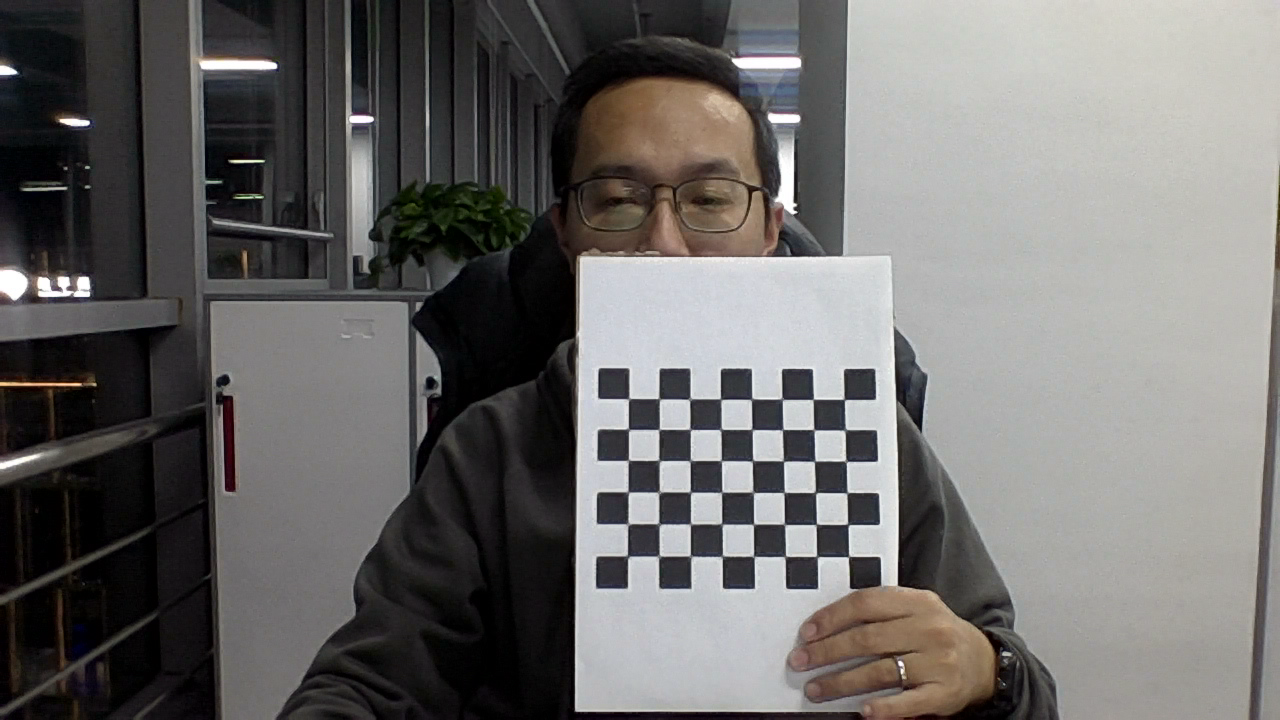
#> input picture hello_world/hello_opencv/images/Picture 2021-01-05 20-41-48.png, 1280 x 720 px; its folder holds only this picture in this run
$ python calibration.py
#> lines starting #> are read from the running program, lines starting #| are printed output that depends on the picture; after the words box and inside, x2 and y2 are one past the last pixel; in counts of white or black regions, pixels touching at a corner belong together
#!/usr/bin/env python3
import numpy as np
import cv2
import glob

# prepare object points, like (0,0,0), (1,0,0), (2,0,0) ....,(6,5,0)
# objp = np.zeros((6 * 9, 3), np.float32)
# objp[:, :2] = np.mgrid[0:9, 0:6].T.reshape(-1, 2)
CHECKERBOARD = (6, 8)
criteria = (cv2.TERM_CRITERIA_EPS + cv2.TERM_CRITERIA_MAX_ITER, 30, 0.001)
objp = np.concatenate(
    (
        np.array(np.meshgrid(np.arange(8), np.arange(6)))
        .transpose(1, 2, 0)
        .reshape(-1, 2),
        np.zeros((48, 1)),
    ),
    axis=1,
).astype(np.float32)

obj_points = []  # 3d point in real world space
img_points = []  # 2d points in image plane.

images = glob.glob("images/*.png")  # read a series of images

for image in images:
    img = cv2.imread(image)
#> img is the input picture: shape (720, 1280, 3); mean B, G, R 106, 107.3, 109.2
    gray = cv2.cvtColor(img, cv2.COLOR_BGR2GRAY)  # Convert the image to gray
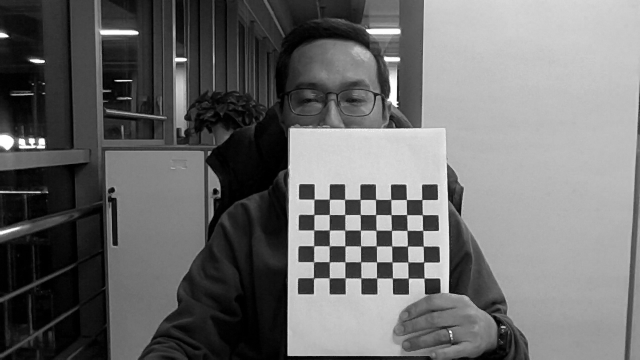
#> gray: shape (720, 1280) (shown at 1/2 size); min 0, max 255, mean 107.7

    # Find the chess board corners
    ret, corners = cv2.findChessboardCorners(gray, (8, 6), None)
#> ret = True; corners = 48 rows, first 8: [629.1, 398.8], [658.9, 398.2], [689.5, 399.5], [720.5, 398.9], [751.3, 399.5], [782.7, 398.8], [813.2, 399.2], [844.4, 399.6]
    print(ret)
#| True

    if ret:
        obj_points.append(objp)
        cv2.cornerSubPix(gray, corners, (11, 11), (-1, -1), criteria)
        img_points.append(corners)
        img = cv2.drawChessboardCorners(img, CHECKERBOARD, corners, ret)
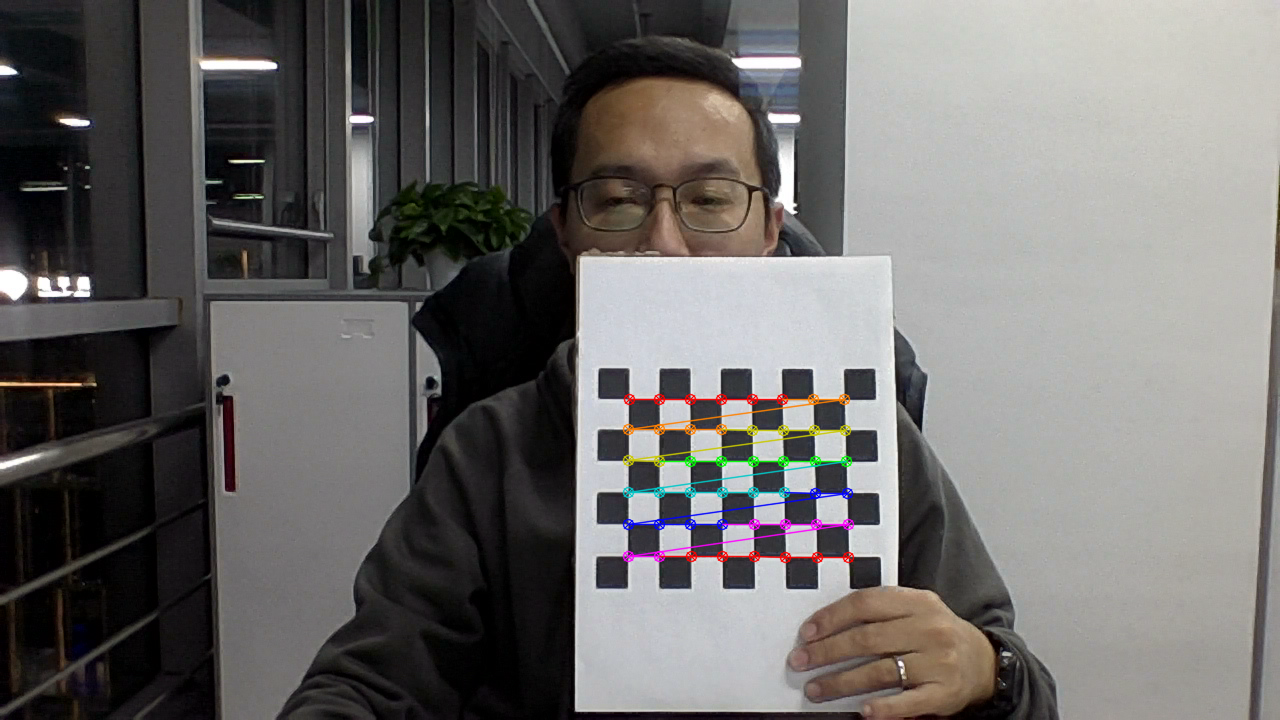
#> img: shape (720, 1280, 3); 1.18% of pixels changed, all inside (x1, y1, x2, y2) = (622, 393, 855, 564)
        cv2.imshow("img", img)
        cv2.waitKey(300)

_, M, dist, rvecs, tvecs = cv2.calibrateCamera(
    obj_points, img_points, gray.shape[::-1], None, None
)
#> M = [[1468.3, 0, 562.5], [0, 1468.2, 281.8], [0, 0, 1]]; dist = [[0.661, -6.28, -0.0172, -0.0361, 26.63]]; rvecs = ([-0.236, 0.0463, 0.00631],); tvecs = ([2.17, 3.82, 47.8],)

print("intrinsic matrix=\n", M)
#| intrinsic matrix=
#|  [[1.46834275e+03 0.00000000e+00 5.62495880e+02]
#|  [0.00000000e+00 1.46818244e+03 2.81824203e+02]
#|  [0.00000000e+00 0.00000000e+00 1.00000000e+00]]
# print("distortion coefficients=\n", dist)
# print("rotation vector for each image=", *rvecs, sep="\n")
# print("translation vector for each image=", *tvecs, sep="\n")

$ run again, on hello_world/hello_opencv/images/Picture 2021-01-05 20-53-58.png
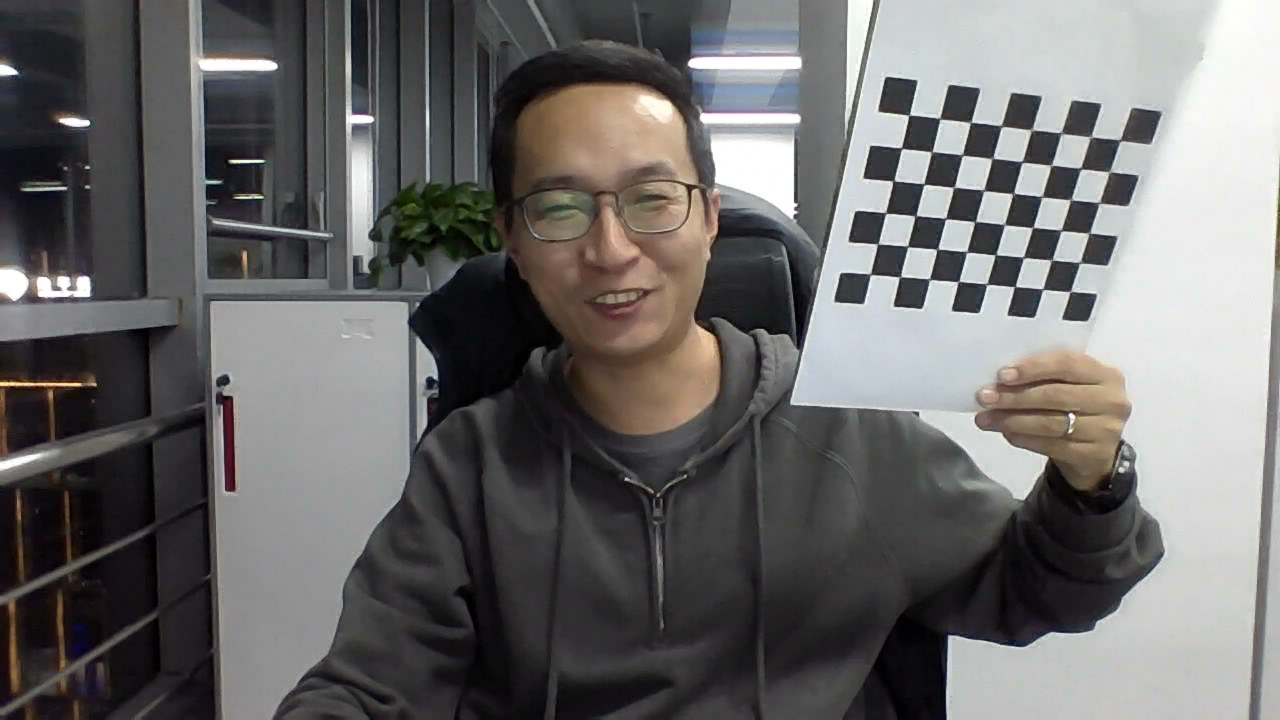
#> input picture hello_world/hello_opencv/images/Picture 2021-01-05 20-53-58.png, 1280 x 720 px
#> img is the input picture: shape (720, 1280, 3); mean B, G, R 105.3, 105.6, 107.4
#> `gray = cv2.cvtColor(img, cv2.COLOR_BGR2GRAY)`:
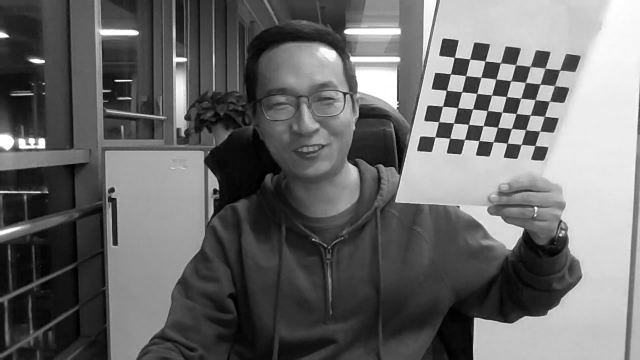
#> gray: shape (720, 1280) (shown at 1/2 size); min 0, max 255, mean 106.1
#> ret = True; corners = 48 rows, first 8: [908.6, 115.9], [940.6, 118.5], [971, 122], [1001.5, 126], [1031.5, 130], [1061.5, 133], [1090.5, 137], [1120.6, 140.9]
#| True
#> `img = cv2.drawChessboardCorners(img, CHECKERBOARD, corners, ret)`:
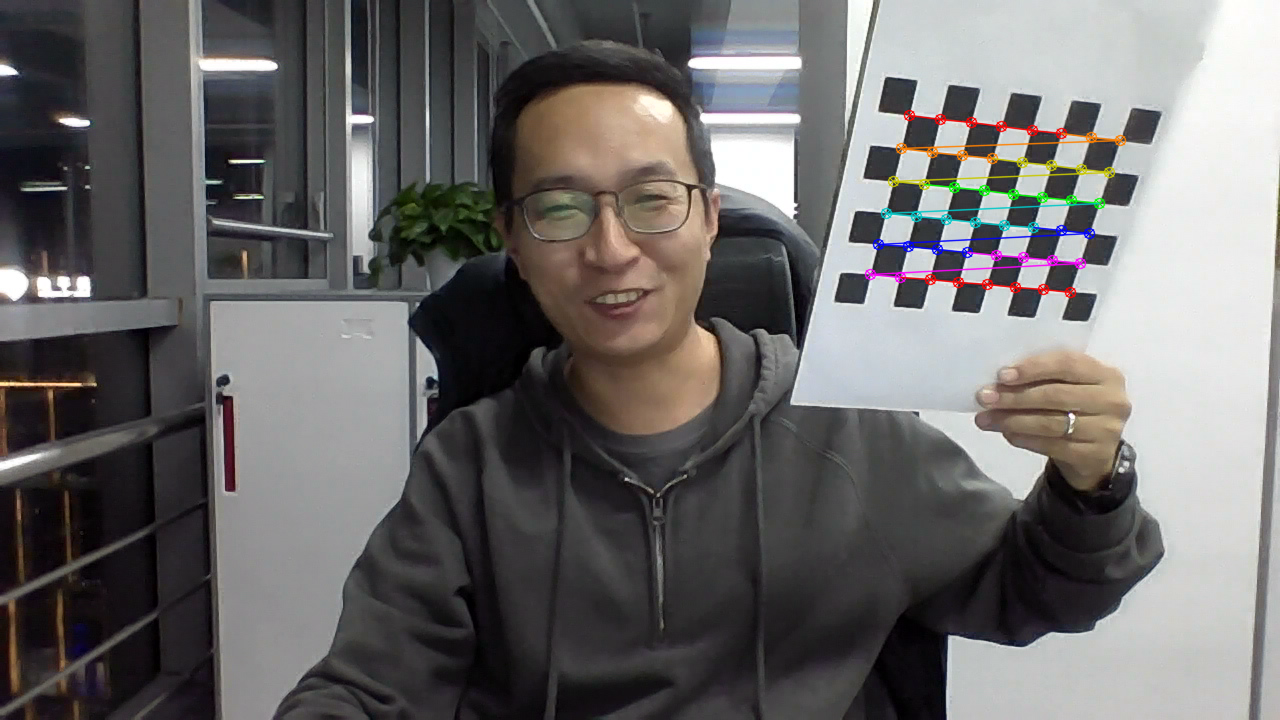
#> img: shape (720, 1280, 3); 1.14% of pixels changed, all inside (x1, y1, x2, y2) = (864, 109, 1127, 299)
#> M = [[1083.8, 0, 606.4], [0, 1160.7, 331.7], [0, 0, 1]]; dist = [[-0.117, -0.562, 0.00483, 0.0261, 1.67]]; rvecs = ([0.488, -0.131, 0.0995],); tvecs = ([9.04, -6.12, 32.56],)
#| intrinsic matrix=
#|  [[1.08380056e+03 0.00000000e+00 6.06357250e+02]
#|  [0.00000000e+00 1.16067992e+03 3.31727809e+02]
#|  [0.00000000e+00 0.00000000e+00 1.00000000e+00]]

$ run again, on hello_world/hello_opencv/images/Picture 2021-01-05 20-54-05.png
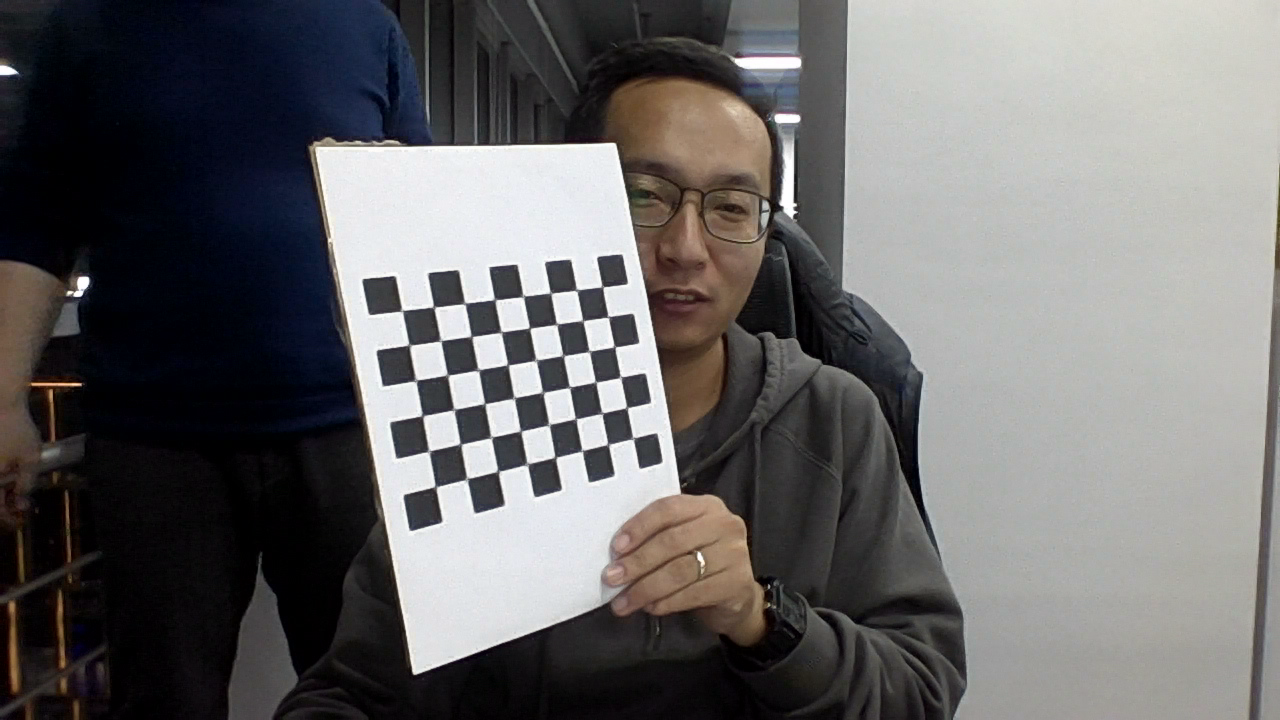
#> input picture hello_world/hello_opencv/images/Picture 2021-01-05 20-54-05.png, 1280 x 720 px
#> img is the input picture: shape (720, 1280, 3); mean B, G, R 104.9, 104.5, 105.8
#> `gray = cv2.cvtColor(img, cv2.COLOR_BGR2GRAY)`:
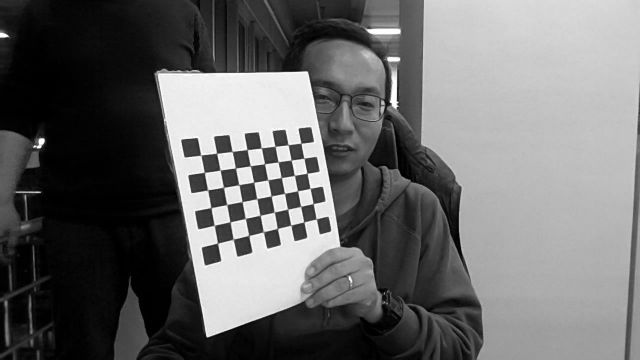
#> gray: shape (720, 1280) (shown at 1/2 size); min 0, max 255, mean 104.9
#> ret = True; corners = 48 rows, first 8: [402, 310.5], [433.9, 306.9], [464.2, 303.6], [495.3, 299.3], [524.2, 295.5], [550.9, 292.7], [575.9, 290.5], [602.7, 286.4]
#| True
#> `img = cv2.drawChessboardCorners(img, CHECKERBOARD, corners, ret)`:
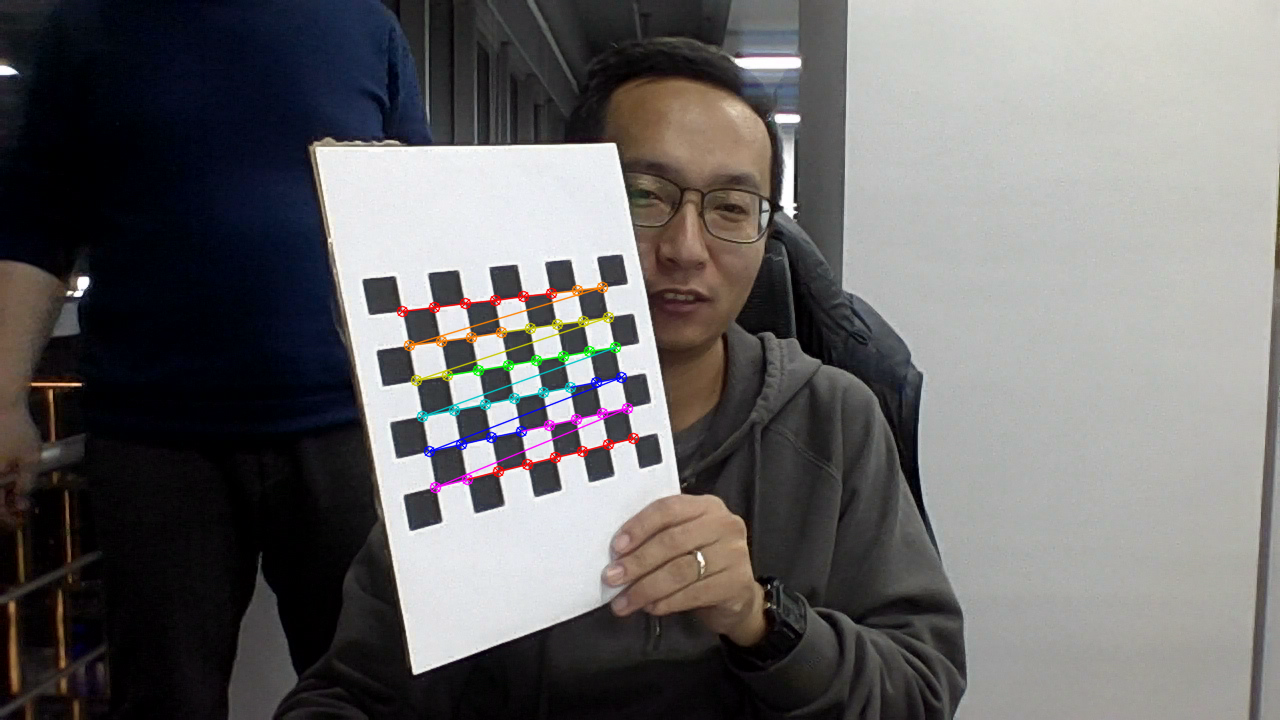
#> img: shape (720, 1280, 3); 1.1% of pixels changed, all inside (x1, y1, x2, y2) = (396, 281, 640, 494)
#> M = [[976.1, 0, 715.1], [0, 1037.8, 339.5], [0, 0, 1]]; dist = [[0.615, -0.743, -0.0125, 0.0598, -7.16]]; rvecs = ([-0.146, -0.627, -0.19],); tvecs = ([-9.47, -0.769, 29.26],)
#| intrinsic matrix=
#|  [[9.76086158e+02 0.00000000e+00 7.15133695e+02]
#|  [0.00000000e+00 1.03779225e+03 3.39511303e+02]
#|  [0.00000000e+00 0.00000000e+00 1.00000000e+00]]
